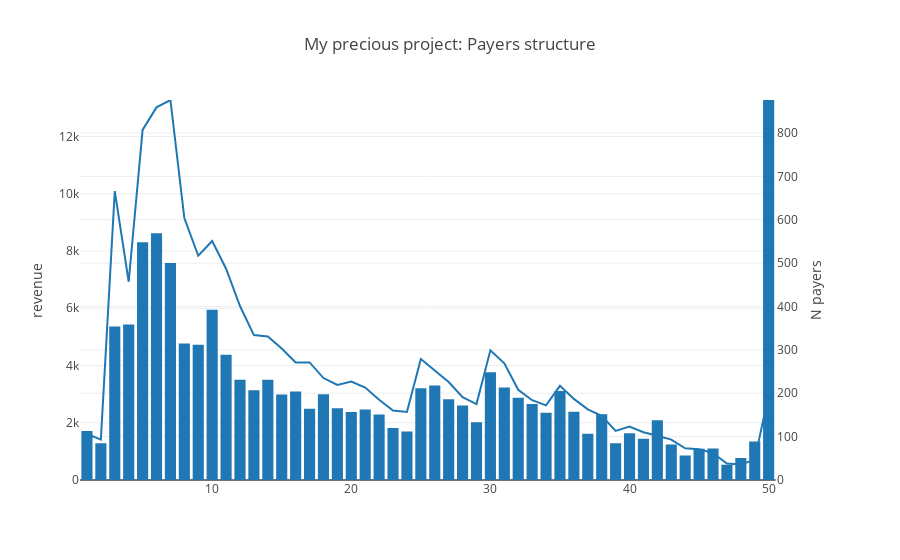

Notebook source saved alongside this figure:
### Code cell
subfig = make_subplots(specs=[[{'secondary_y': True}]])
fig1 = px.bar(payments_sample_stat_levels, x='level', y='offer_revenue')
fig2 = px.line(payments_sample_stat_levels, x='level', y='n_users')
fig2.update_traces(yaxis = 'y2')
subfig.add_traces(fig1.data + fig2.data)
# subfig.for_each_trace(lambda t: t.update(line=dict(color=t.marker.color)))  

subfig.update_layout(
    title=f'My precious project: Payers structure',
    xaxis=dict(title=''),
    yaxis=dict(title='revenue', range=[0, payments_sample_stat_levels['offer_revenue'].max()]),
    yaxis2=dict(title='N payers', range=[0, payments_sample_stat_levels['n_users'].max()]),    
    # margin=dict(b=50, l=50),         
    height=500
)

### Figure 1 — Plotly figure (JSON) as saved in the notebook; plotly's stock layout.template omitted (floating-point values rounded to 4 significant figures)
{"data": [{"alignmentgroup": "True", "hovertemplate": "level=%{x}<br>offer_revenue=%{y}<extra></extra>", "legendgroup": "", "marker": {"color": "#1F77B4", "pattern": {"shape": ""}}, "name": "", "offsetgroup": "", "orientation": "v", "showlegend": false, "textposition": "auto", "type": "bar", "x": [1, 2, 3, 4, 5, 6, 7, 8, 9, 10, 11, 12, 13, 14, 15, 16, 17, 18, 19, 20, 21, 22, 23, 24, 25, 26, 27, 28, 29, 30, 31, 32, 33, 34, 35, 36, 37, 38, 39, 40, 41, 42, 43, 44, 45, 46, 47, 48, 49, 50], "xaxis": "x", "y": [1714.0, 1284.0, 5365.0, 5436.0, 8308.0, 8623.0, 7585.0, 4770.0, 4722.0, 5945.0, 4379.0, 3503.0, 3139.0, 3498.0, 2984.0, 3094.0, 2493.0, 2997.0, 2506.0, 2375.0, 2460.0, 2284.0, 1818.0, 1694.0, 3206.0, 3305.0, 2819.0, 2600.0, 2017.0, 3767.0, 3233.0, 2876.0, 2651.0, 2349.0, 3108.0, 2388.0, 1618.0, 2301.0, 1285.0, 1637.0, 1438.0, 2089.0, 1241.0, 859.3, 1096.0, 1097.0, 536.1, 770.4, 1347.0, 13280.0], "yaxis": "y"}, {"hovertemplate": "level=%{x}<br>n_users=%{y}<extra></extra>", "legendgroup": "", "line": {"color": "#1F77B4", "dash": "solid"}, "marker": {"symbol": "circle"}, "mode": "lines", "name": "", "orientation": "v", "showlegend": false, "type": "scatter", "x": [1, 2, 3, 4, 5, 6, 7, 8, 9, 10, 11, 12, 13, 14, 15, 16, 17, 18, 19, 20, 21, 22, 23, 24, 25, 26, 27, 28, 29, 30, 31, 32, 33, 34, 35, 36, 37, 38, 39, 40, 41, 42, 43, 44, 45, 46, 47, 48, 49, 50], "xaxis": "x", "y": [106, 93, 666, 457, 807, 859, 876, 604, 517, 551, 487, 401, 334, 331, 303, 271, 271, 235, 219, 227, 213, 185, 160, 157, 279, 253, 226, 191, 175, 299, 269, 208, 184, 172, 217, 187, 163, 148, 113, 123, 110, 102, 93, 73, 71, 62, 38, 36, 47, 196], "yaxis": "y2"}], "layout": {"autosize": true, "title": {"text": "My precious project: Payers structure"}, "xaxis": {"anchor": "y", "autorange": true, "domain": [0, 0.94], "range": [0.5, 50.5], "title": {"text": ""}, "type": "linear"}, "yaxis": {"anchor": "x", "domain": [0, 1], "range": [0, 13280.0], "title": {"text": "revenue"}, "type": "linear"}, "yaxis2": {"anchor": "x", "overlaying": "y", "range": [0, 876], "side": "right", "title": {"text": "N payers"}, "type": "linear"}}}
